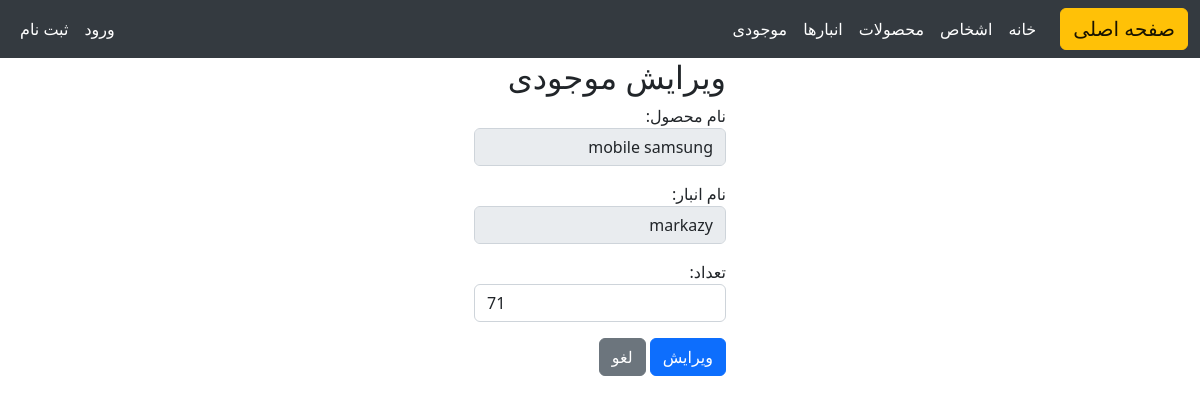
Page /stockupdate/1/ on the earlier database version.
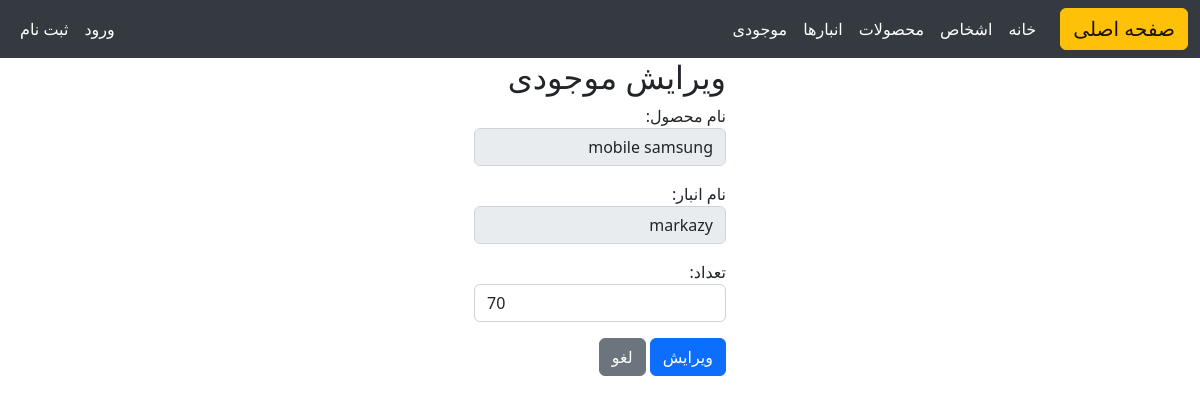
Same page on the later database version.
### home/models.py (models this page shows, shortened)
class Stock(models.Model):
    product = models.ForeignKey(Product, on_delete=models.PROTECT)  # محصول مربوطه
    warehouse = models.ForeignKey(Warehouse, on_delete=models.PROTECT)  # انبار مربوطه
    quantity = models.PositiveIntegerField(default=0)  # مقدار موجودی
    class Meta:
        unique_together = ('product', 'warehouse')  # هر محصول در هر انبار تنها یک بار ظاهر می‌شود

### home/views.py (the view, shortened to what this page needs)
# urls.py: path("stockupdate/<int:pk>/" , views.StockUpdateView.as_view() , name='stock_update'),
class StockUpdateView(View):
    form_class = StockeRegisterForm
    def get(self, request, pk):
        stock = get_object_or_404(Stock, pk=pk)
        form = self.form_class(instance=stock)
        return render(request, "home/stock_update.html", {"form": form})

### home/forms.py
class StockeRegisterForm(forms.ModelForm):
    class Meta:
        model = Stock
        fields = "__all__"
        widgets = {
            'product': forms.Select(attrs={'class': 'form-control'}),  # ویجت انتخاب برای محصول
            'warehouse': forms.Select(attrs={'class': 'form-control'}),  # ویجت انتخاب برای انبار
            'quantity': forms.NumberInput(attrs={'class': 'form-control', 'min': 0}),  # ورودی عددی برای مقدار موجودی
        }
        labels = {  # برچسب‌های سفارشی برای فیلدهای موجود در مدل
                    "product": "نام محصول",
                    "warehouse": "نام انبار",
                    "quantity": "تعداد",
                }
    def __init__(self, *args, **kwargs):
        super().__init__(*args, **kwargs)
        self.fields['product'].disabled = True
        self.fields['warehouse'].disabled = True

### home/models.py (called while the page is built)
    def __str__(self):
        return self.name

    def __str__(self):
        return self.name

### home/templates/home/stock_update.html (shortened to what this page needs)
{% extends 'base.html' %}
{% block content %}
<div class="container w-25 " , align="right">
    <h2>ویرایش موجودی</h2>
    <form method="post" action="">
        {{ form.as_p }}
        <button type="submit" class="btn btn-primary">ویرایش</button>
        <a href="{% url 'home:stocks' %}" class="btn btn-secondary">لغو</a>
    </form>
    </div>
{% endblock content %}

Differences in the rows shown:
changed Stock "mobile samsung": quantity "71" → "70"
